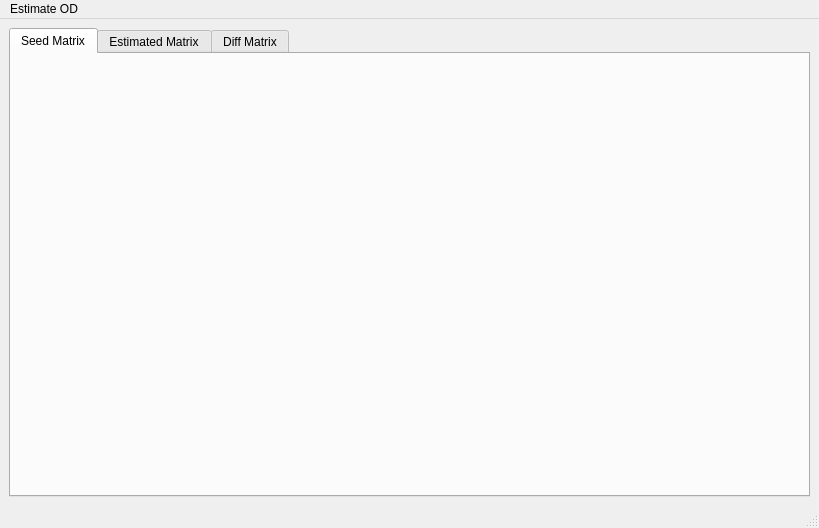
<?xml version="1.0" encoding="UTF-8"?>
<ui version="4.0">
 <class>ODView</class>
 <widget class="QMainWindow" name="ODView">
  <property name="geometry">
   <rect>
    <x>0</x>
    <y>0</y>
    <width>819</width>
    <height>528</height>
   </rect>
  </property>
  <property name="windowTitle">
   <string>OD Matrix</string>
  </property>
  <widget class="QWidget" name="centralwidget">
   <layout class="QGridLayout" name="gridLayout_3">
    <item row="0" column="0">
     <widget class="QTabWidget" name="tabWidget">
      <property name="tabPosition">
       <enum>QTabWidget::North</enum>
      </property>
      <property name="tabShape">
       <enum>QTabWidget::Rounded</enum>
      </property>
      <property name="currentIndex">
       <number>0</number>
      </property>
      <widget class="QWidget" name="tabSeed">
       <attribute name="title">
        <string>Seed Matrix</string>
       </attribute>
       <layout class="QGridLayout" name="gridLayout">
        <item row="0" column="0">
         <widget class="MatrixView" name="mv1" native="true"/>
        </item>
       </layout>
      </widget>
      <widget class="QWidget" name="tabEst">
       <attribute name="title">
        <string>Estimated Matrix</string>
       </attribute>
       <layout class="QGridLayout" name="gridLayout_2">
        <item row="0" column="0">
         <widget class="MatrixView" name="mv2" native="true"/>
        </item>
       </layout>
      </widget>
      <widget class="QWidget" name="tabDiff">
       <attribute name="title">
        <string>Diff Matrix</string>
       </attribute>
       <layout class="QGridLayout" name="gridLayout_4">
        <item row="0" column="0">
         <widget class="MatrixView" name="mv3" native="true"/>
        </item>
       </layout>
      </widget>
     </widget>
    </item>
   </layout>
  </widget>
  <widget class="QStatusBar" name="statusbar"/>
  <widget class="QMenuBar" name="menuBar">
   <property name="geometry">
    <rect>
     <x>0</x>
     <y>0</y>
     <width>819</width>
     <height>21</height>
    </rect>
   </property>
   <widget class="QMenu" name="menuODME">
    <property name="title">
     <string>Estimate OD</string>
    </property>
    <addaction name="actionFratar"/>
   </widget>
   <addaction name="menuODME"/>
  </widget>
  <action name="actionFratar">
   <property name="text">
    <string>Bi-proportional matrix factoring (Fratar Method)</string>
   </property>
  </action>
 </widget>
 <customwidgets>
  <customwidget>
   <class>MatrixView</class>
   <extends>QWidget</extends>
   <header>gui.widget_matrixview</header>
   <container>1</container>
  </customwidget>
 </customwidgets>
 <resources/>
 <connections/>
</ui>
